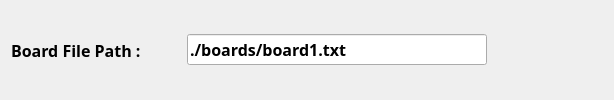
               <widget class="QWidget" name="boardFilePage">
                <layout class="QHBoxLayout" name="horizontalLayout_5">
                 <item>
                  <layout class="QHBoxLayout" name="boardFilePath">
                   <item>
                    <widget class="QLabel" name="boardFilePathLabel">
                     <property name="sizePolicy">
                      <sizepolicy hsizetype="Fixed" vsizetype="Fixed">
                       <horstretch>0</horstretch>
                       <verstretch>0</verstretch>
                      </sizepolicy>
                     </property>
                     <property name="minimumSize">
                      <size>
                       <width>170</width>
                       <height>30</height>
                      </size>
                     </property>
                     <property name="font">
                      <font>
                       <family>微軟正黑體</family>
                       <pointsize>12</pointsize>
                       <weight>75</weight>
                       <bold>true</bold>
                      </font>
                     </property>
                     <property name="cursor">
                      <cursorShape>ArrowCursor</cursorShape>
                     </property>
                     <property name="text">
                      <string>Board File Path : </string>
                     </property>
                    </widget>
                   </item>
                   <item>
                    <widget class="QLineEdit" name="boardFilePathLineEdit">
                     <property name="sizePolicy">
                      <sizepolicy hsizetype="Fixed" vsizetype="Fixed">
                       <horstretch>0</horstretch>
                       <verstretch>0</verstretch>
                      </sizepolicy>
                     </property>
                     <property name="minimumSize">
                      <size>
                       <width>300</width>
                       <height>30</height>
                      </size>
                     </property>
                     <property name="font">
                      <font>
                       <family>微軟正黑體</family>
                       <pointsize>12</pointsize>
                       <weight>75</weight>
                       <bold>true</bold>
                      </font>
                     </property>
                     <property name="text">
                      <string>./boards/board1.txt</string>
                     </property>
                    </widget>
                   </item>
                   <item>
                    <widget class="QWidget" name="widget_8" native="true">
                     <property name="sizePolicy">
                      <sizepolicy hsizetype="Fixed" vsizetype="Fixed">
                       <horstretch>0</horstretch>
                       <verstretch>0</verstretch>
                      </sizepolicy>
                     </property>
                     <property name="minimumSize">
                      <size>
                       <width>110</width>
                       <height>30</height>
                      </size>
                     </property>
                    </widget>
                   </item>
                  </layout>
                 </item>
                </layout>
               </widget>
